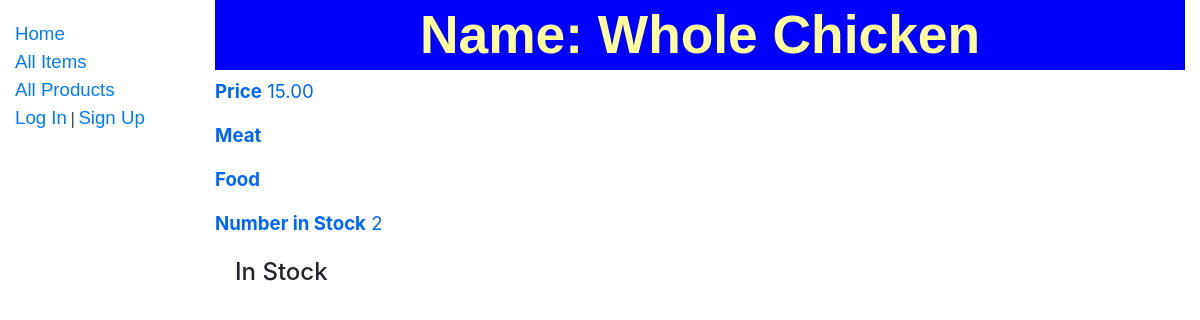
/custport/item/1, run on an earlier commit of the app's database.
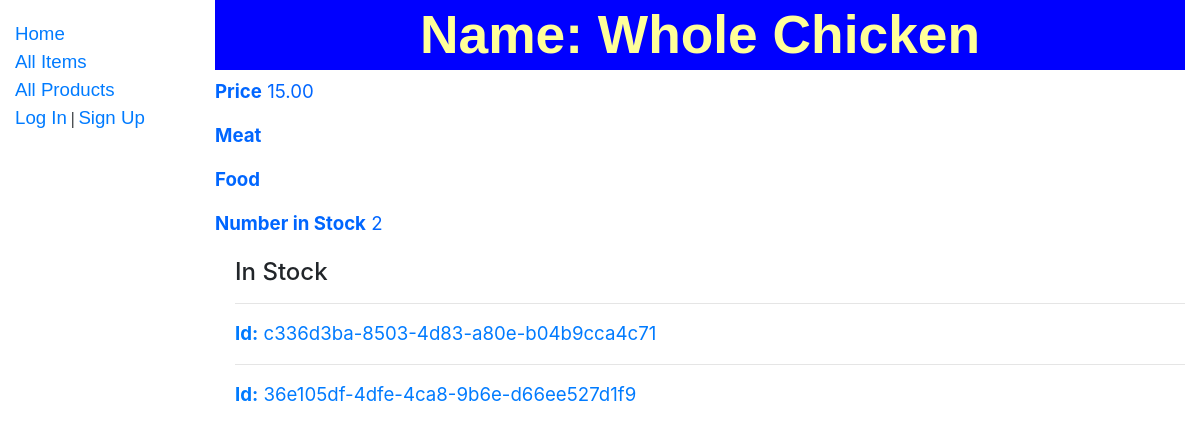
And on a later commit of the database.
### custport/models.py (models this page shows, shortened)
class Product(models.Model):
    name = models.CharField(max_length=200, help_text='Enter a Product Type (e.g. Fruit)')
    def __str__(self):
        return self.name

class ItemInstance(models.Model):
    id = models.UUIDField(primary_key=True, default=uuid.uuid4, help_text='Unique ID for this Item')
    item = models.ForeignKey('Item', on_delete=models.SET_NULL, null=True)
    order = models.ForeignKey('Order', on_delete=models.SET_NULL, null=True, blank=True)
    cart = models.ForeignKey('Cart', on_delete=models.SET_NULL, null=True, blank=True)
    expirydate = models.DateField(null=True, blank=True)
    AVAILABILITY = (
    ('a','Available'),
    ('c', 'Cart'),
    ('o','Order'),
    )
    status = models.CharField(
        max_length=1,
        blank=True,
        help_text='Item availability',
    )
    def get_absolute_url(self):
        return reverse('iteminstance-detail', args=[str(self.id)])

### custport/views.py (the view)
# urls.py: path('item/<int:pk>', views.ItemDetailView.as_view(), name='item-detail'),
class ItemDetailView(generic.DetailView):
    model = Item

### custport/templates/custport/item_detail.html
{% extends "base_generic.html" %}
{% block content %}
  <h1>Name: {{ item.name }}</h1>
  <p><strong>Price</strong> {{ item.price }}</p>
  {% for product_type in item.product_type.all %}
      <p><strong>{{ product_type }}</strong></p>
  {% endfor %}
  <p><strong>Number in Stock</strong> {{ item.iteminstance_set.all.count }}</p>
  <div style="margin-left:20px;margin-top:20px">
    <h4>In Stock</h4>
    {% for stock in item.iteminstance_set.all %}
	{% if stock.status == 'a' %}
      <hr>
      <a href="{{ stock.get_absolute_url }}"><p class="text-muted"><strong>Id:</strong> {{ stock.id }}</a></p>
	{% endif %}
    {% endfor %}
  </div>
{% endblock %}

What changed in the data, as far as the page shows it:
now on this page (row edited): ItemInstance: id "c336d3ba-8503-4d83-a80e-b04b9cca4c71"
now on this page (row edited): ItemInstance: id "36e105df-4dfe-4ca8-9b6e-d66ee527d1f9"
